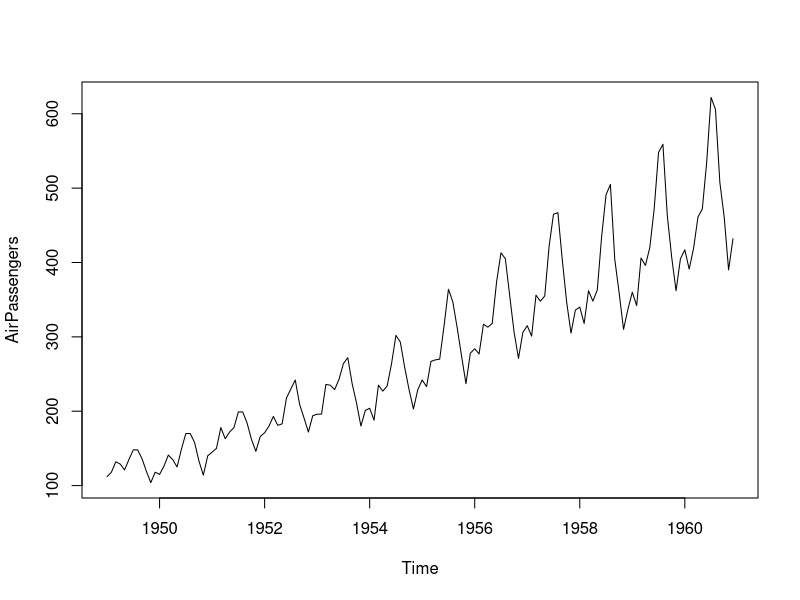
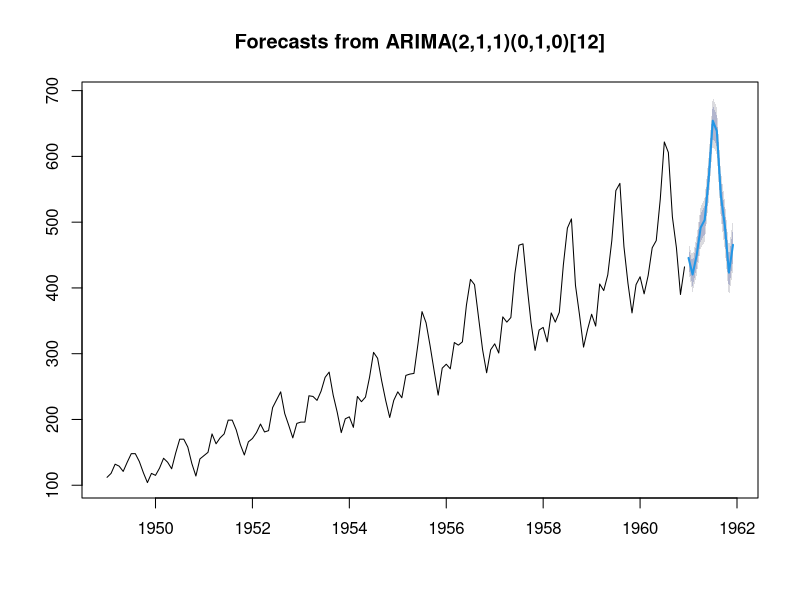

Generate these figures, in order, with R:
# Load the package
library(forecast)

# Load the dataset
data(AirPassengers)

# Display the structure of the data
print(AirPassengers)

# Plot the data
plot(AirPassengers)

# Fit an ARIMA model
fit <- auto.arima(AirPassengers)

# Print the summary of the fit
summary(fit)

# Forecast the next 12 months
forecasted_data <- forecast(fit, h=12)

# Print the forecasted data
print(forecasted_data)

# Plot the forecasted data
plot(forecasted_data)
